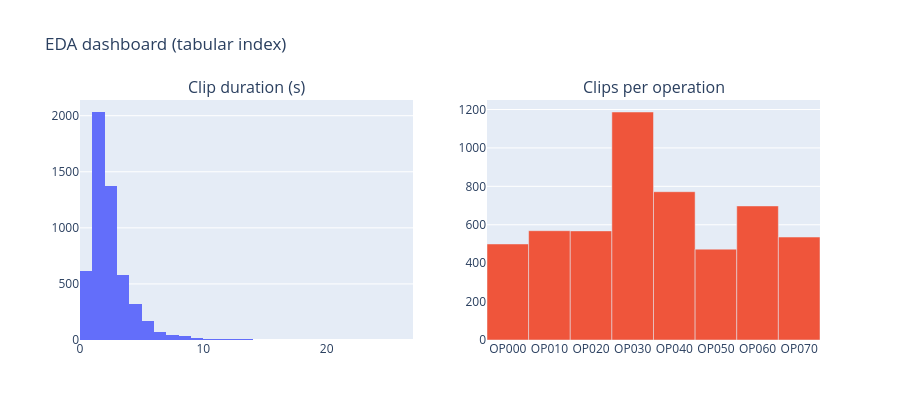

Notebook cell for this chart:
### Markdown cell above
### Plotly subplot panel (`make_subplots`)

Small **multiview dashboard**: marginal distribution of clip duration and counts by **Operation**.

### Code cell
# --- Example: combine multiple Plotly traces with make_subplots (imported above) ---
if "Duration_sec" in df.columns and "Operation" in df.columns:
    op_counts = df["Operation"].value_counts().sort_index()
    fig = make_subplots(
        rows=1,
        cols=2,
        subplot_titles=("Clip duration (s)", "Clips per operation"),
    )
    fig.add_trace(go.Histogram(x=df["Duration_sec"], nbinsx=50, name="Duration"), row=1, col=1)
    fig.add_trace(
        go.Bar(x=op_counts.index.astype(str), y=op_counts.values, name="Op count"),
        row=1,
        col=2,
    )
    fig.update_layout(height=420, title_text="EDA dashboard (tabular index)", showlegend=False)
    fig.show()
else:
    print("Skipping subplot panel: need Duration_sec and Operation columns.")

### Figure 1 — Plotly figure (JSON) as saved in the notebook; plotly's stock layout.template omitted (floating-point values rounded to 4 significant figures; data arrays with more than 128 entries replaced by an {"elided": "..."} marker saying what was removed)
{"data": [{"name": "Duration", "nbinsx": 50, "type": "histogram", "x": {"elided": "5303 float values"}, "xaxis": "x", "yaxis": "y"}, {"name": "Op count", "type": "bar", "x": ["OP000", "OP010", "OP020", "OP030", "OP040", "OP050", "OP060", "OP070"], "xaxis": "x2", "y": [500, 569, 568, 1187, 772, 473, 698, 536], "yaxis": "y2"}], "layout": {"annotations": [{"font": {"size": 16}, "showarrow": false, "text": "Clip duration (s)", "x": 0.225, "xanchor": "center", "xref": "paper", "y": 1, "yanchor": "bottom", "yref": "paper"}, {"font": {"size": 16}, "showarrow": false, "text": "Clips per operation", "x": 0.775, "xanchor": "center", "xref": "paper", "y": 1, "yanchor": "bottom", "yref": "paper"}], "height": 420, "showlegend": false, "title": {"text": "EDA dashboard (tabular index)"}, "xaxis": {"anchor": "y", "domain": [0, 0.45]}, "xaxis2": {"anchor": "y2", "domain": [0.55, 1]}, "yaxis": {"anchor": "x", "domain": [0, 1]}, "yaxis2": {"anchor": "x2", "domain": [0, 1]}}}
